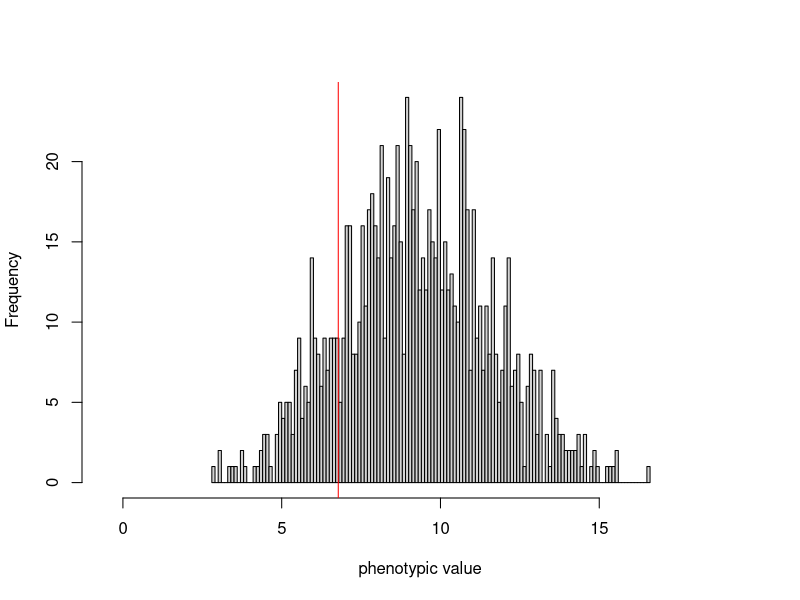
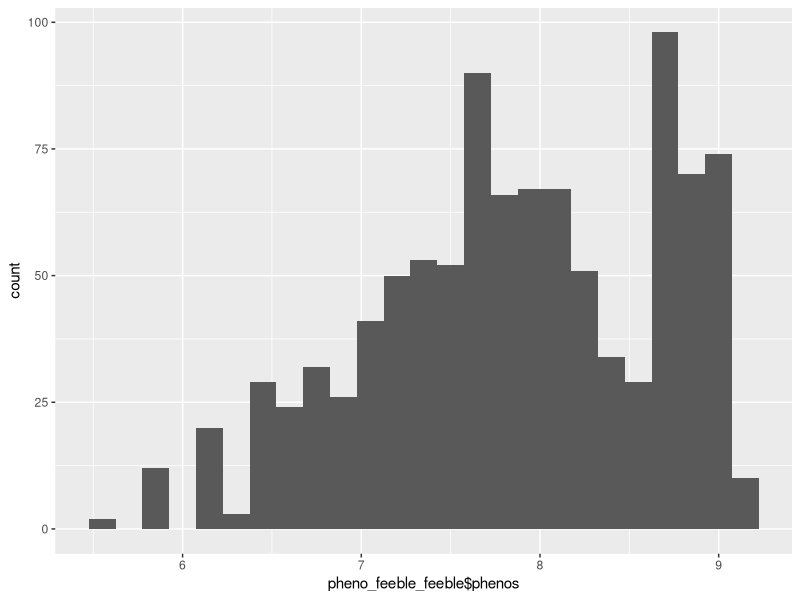
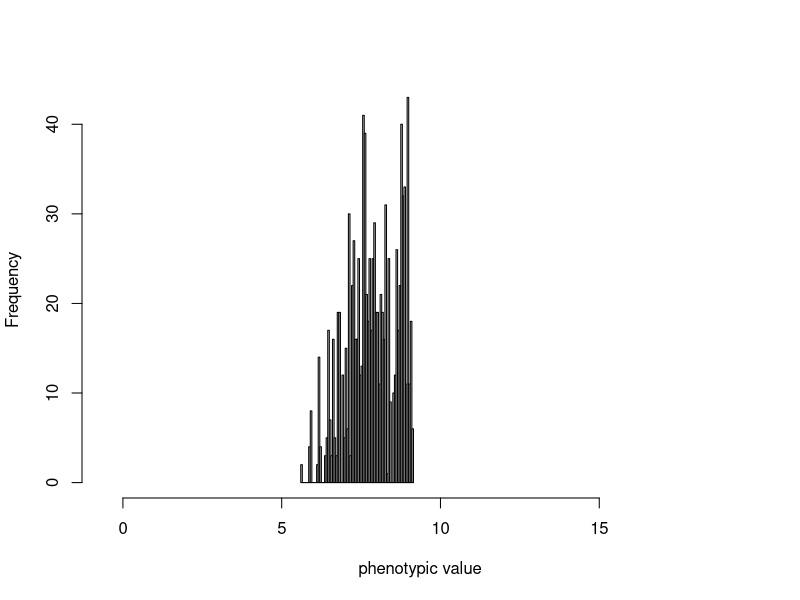

Write R code to recreate these figures, in order.
## ---- chunk 1
set.seed(83942)
library(ggplot2)
library(dplyr)
library(stringr)
## ---- chunk 2
numloci<-10 #number of loci, feeblemindedness is a complex trait
eff<-rnorm(numloci,0,1) #effect size
numind<-1000 #number of individuals to sample
high<-2*sum(replace(eff,eff<0,0))
low<-2*sum(replace(eff,eff>0,0))
genomat <- matrix(NA, nrow = numind, ncol = numloci + 1)
pheno_df <- data.frame(phenos = rep(NA, numind))
for(i in 1:numind){
   geno<-replicate(numloci,sum(sample(c(0,1),2,replace=T)))
   genomat[i, 1:10]<-geno
   genomat[i,11] <- geno %*% eff
   pheno_df$phenos[i] <- geno %*% eff
}
 
hist(pheno_df$phenos,breaks = 100, main = '',xlab='phenotypic value',xlim=c(low-0.5,high+0.5))
abline(v=(-3.651707), col='red')
abline(v=(6.781549), col='red')
 
sd <- sd(pheno_df$phenos)
sd
 
mean <- mean(pheno_df$phenos)
mean
 
genomat2 <- as.data.frame(genomat)
 
feeble <- genomat2 %>% #gives number of feeble minded individuals and phenotype
  filter(genomat2[,11] < (mean - 2*sd))
 
high_function <- genomat2 %>% #gives number of high functioning individuals and phenotype
  filter(genomat2[,11] > (mean + 2*sd))
 
normal <- pheno_df %>% #gives number of normal individuals and phenotype
  filter(genomat2[,11] < (mean + 2*sd), genomat2[,11] > (mean - 2*sd))
## ---- chunk 3
geno1 <- feeble[sample(nrow(feeble), numind,replace = TRUE),]
geno1<- as.data.frame(geno1)
geno2 <- feeble[sample(nrow(feeble), numind,replace = TRUE), ]
geno2 <- as.data.frame(geno2)
## ---- chunk 4
pheno_feeble_feeble <- data.frame(phenos = rep(NA, numind))
genokid <- matrix(rep(NA, numind * 10), nrow = 1000, ncol = 10)
## ---- chunk 5
genokid <- geno1 + geno2

pheno_feeble_feeble$phenos <- genokid[,11]
pheno_feeble_feeble
## ---- chunk 6
ggplot(data = pheno_feeble_feeble, aes(x = pheno_feeble_feeble$phenos)) +
  geom_histogram(binwidth =.15)

hist(pheno_feeble_feeble$phenos,breaks = 100, main = '',xlab='phenotypic value',xlim=c(low-0.5,high+0.5))
abline(v=(-3.651707), col='red')
